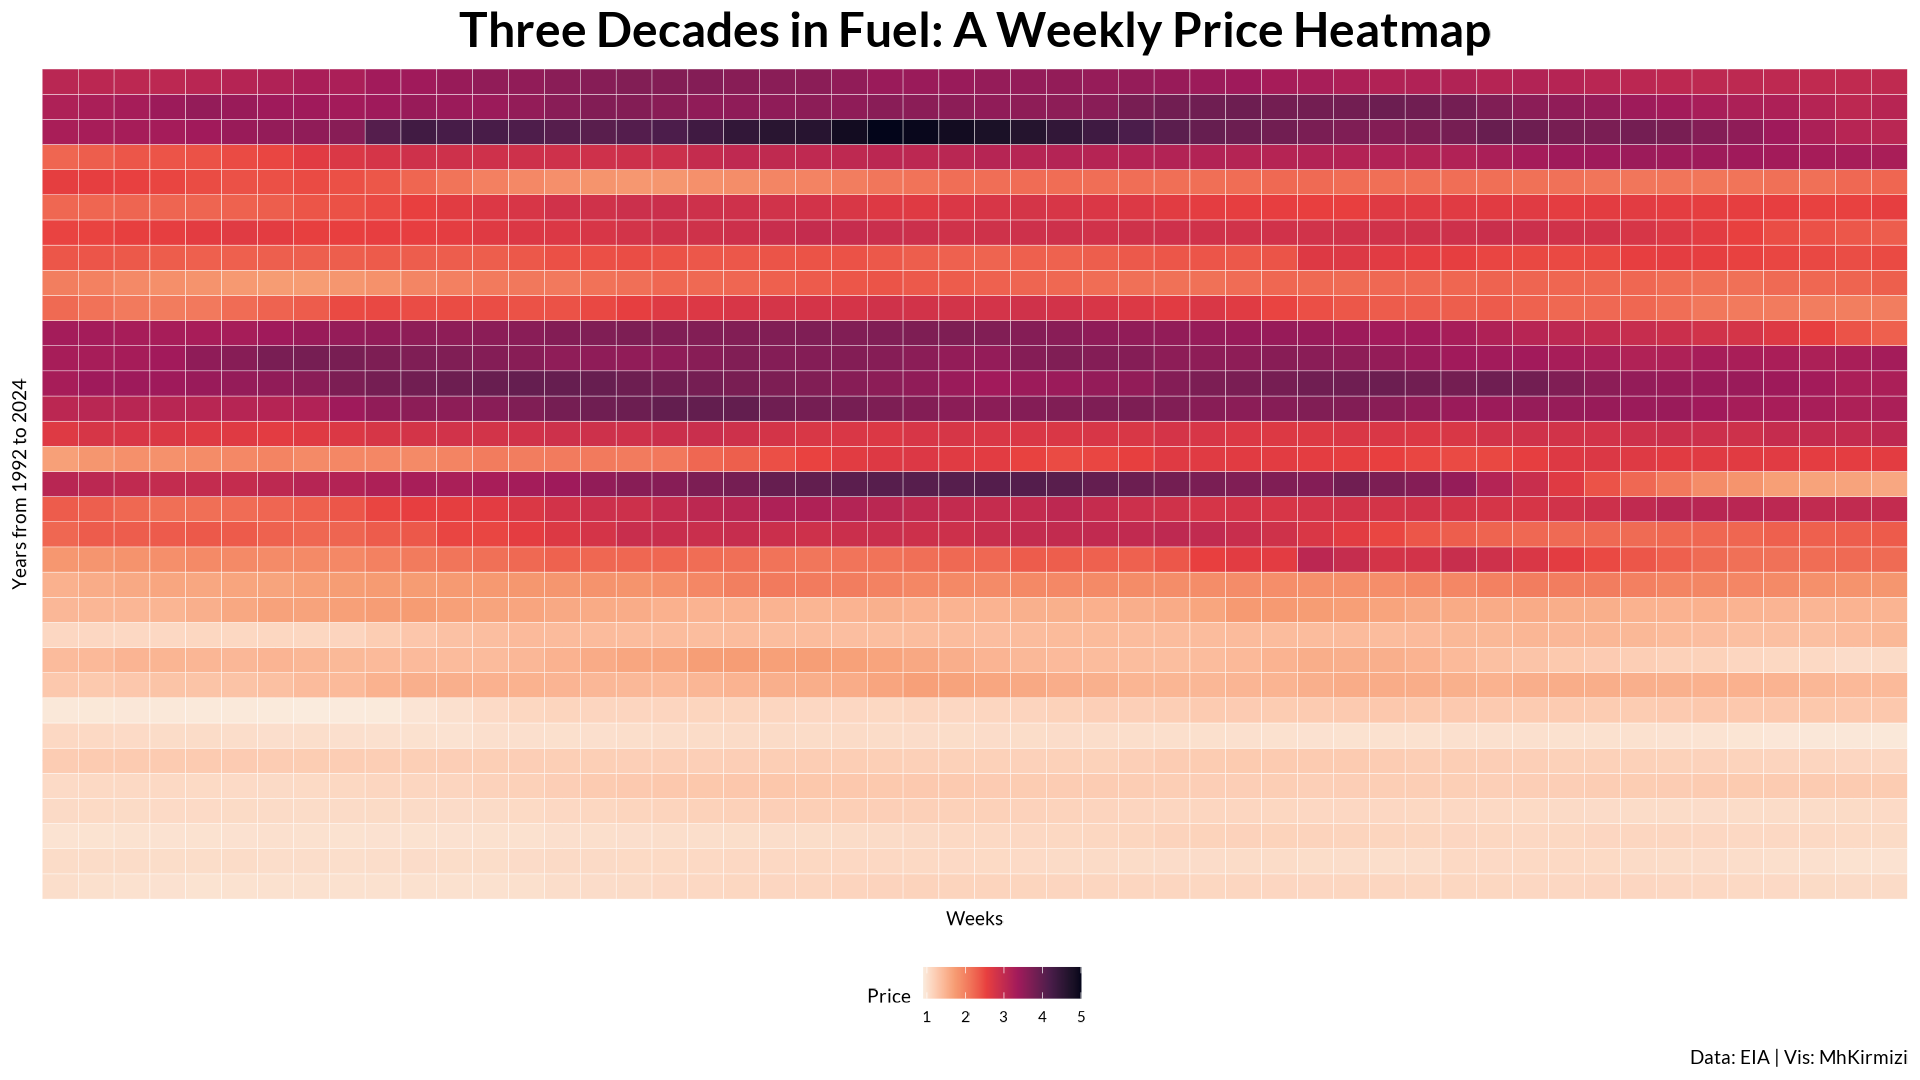

This chart was generated by the following R code:
library(tidyverse)
library(showtext)
### Fonts
font_add_google("Lato", "Lato")
showtext_auto()


### Data Wrangling

df <- readr::read_csv('https://raw.githubusercontent.com/rfordatascience/tidytuesday/main/data/2025/2025-07-01/weekly_gas_prices.csv')
df <- df |> 
  filter(grade == "regular", formulation == "all") 
df <-df |> 
  mutate(
    year = lubridate::year(date), 
    month = lubridate::month(date,label = TRUE, abbr = TRUE), 
    month_num = lubridate::month(date),
    week = lubridate::week(date)
  ) |> 
  filter(!year %in% c(1990,1991,2025))
unique(df$week)
df |> 
  group_by(week) |> 
  count() |> view()
df <- df |> 
  filter(week != 53)
### Plotting
ggplot(df, aes(x = week, y = year, fill = price)) +
  geom_tile(color= "white",size=0.1) +
  scale_fill_viridis_c(option = "F") +
  labs(x = "Weeks", 
       y = "Years from 1992 to 2024", 
       title = "Three Decades in Fuel: A Weekly Price Heatmap", 
       caption = "Data: EIA | Vis: MhKirmizi",
       fill = "Price") +
  scale_x_continuous(breaks = seq(1, 52, 4), expand = c(0, 0)) +
  scale_y_continuous(breaks = seq(1992, 2022, 10), expand = c(0, 0)) +
  theme_bw(base_size = 14, base_family = "Lato") +
  theme(
    axis.text.x = element_blank(),
    axis.text.y = element_blank(),
    axis.ticks = element_blank(),
    legend.position = "bottom",
    panel.grid.major = element_blank(),
    panel.background = element_blank(),  
    panel.border = element_blank(), 
    plot.title = element_text(size = 36, hjust = .5, face = "bold"), 
    plot.caption = element_text(size = 14)
  )
ggsave("weekly_gas_price2.png", width = 1920, height = 1080, units = "px", dpi = 132)
